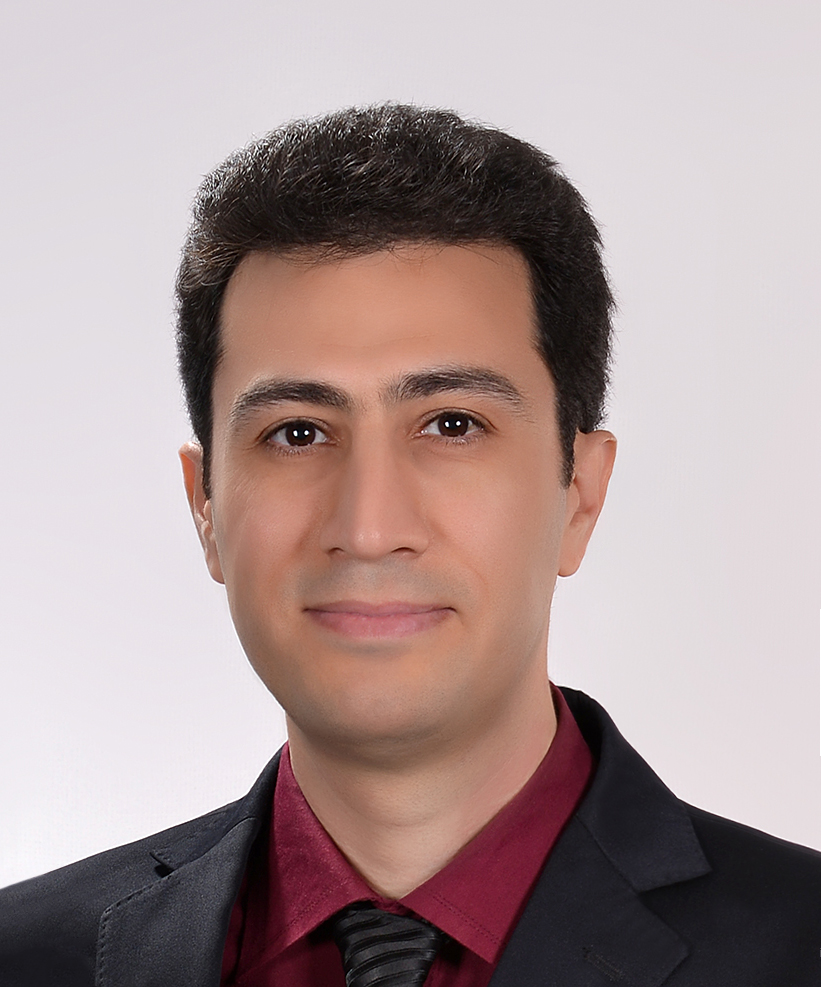
#> input picture image.png, 821 x 987 px
$ python image_crop.py
#> lines starting #> are read from the running program, lines starting #| are printed output that depends on the picture
# Code by AmirMotefaker

# Image Manipulation


## Crop

from PIL import Image, ImageDraw

# Load image:
input_image = Image.open("image.png")
#> input_image is the input picture: PIL image 821x987 RGB; mean R, G, B 170.3, 151.2, 150.6
input_pixels = input_image.load()

# Cropped area
origin = (130, 150)
end = (400, 320)

# Create output image
output_image = Image.new("RGB", (end[0] - origin[0], end[1] - origin[1]))
#> output_image: PIL image 270x170 RGB; every value is 0
draw = ImageDraw.Draw(output_image)

# Copy pixels
for x in range(output_image.width):
    for y in range(output_image.height):
        xp, yp = x + origin[0], y + origin[1]
        draw.point((x, y), input_pixels[xp, yp])

output_image.save("image_crop_output.png")
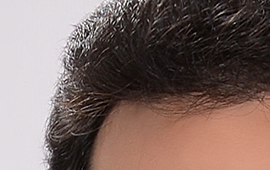
#> saved as image_crop_output.png: PIL image 270x170 RGB; mean R, G, B 125, 105.4, 99.9
